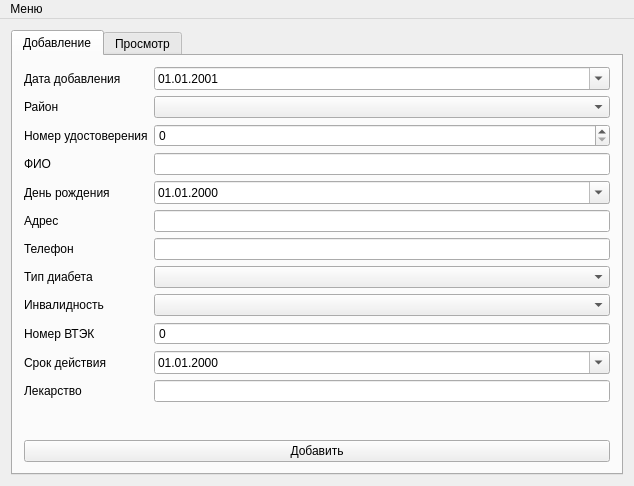
<?xml version="1.0" encoding="UTF-8"?>
<ui version="4.0">
 <class>MainWindow</class>
 <widget class="QMainWindow" name="MainWindow">
  <property name="geometry">
   <rect>
    <x>0</x>
    <y>0</y>
    <width>634</width>
    <height>486</height>
   </rect>
  </property>
  <property name="windowTitle">
   <string>MainWindow</string>
  </property>
  <widget class="QWidget" name="centralWidget">
   <layout class="QGridLayout" name="gridLayout">
    <item row="2" column="0">
     <widget class="QTabWidget" name="tabWidget">
      <property name="currentIndex">
       <number>0</number>
      </property>
      <widget class="QWidget" name="tab">
       <attribute name="title">
        <string>Добавление</string>
       </attribute>
       <layout class="QGridLayout" name="gridLayout_4">
        <item row="1" column="0">
         <widget class="QPushButton" name="addButton">
          <property name="text">
           <string>Добавить</string>
          </property>
         </widget>
        </item>
        <item row="0" column="0">
         <layout class="QFormLayout" name="formLayout_2">
          <property name="fieldGrowthPolicy">
           <enum>QFormLayout::AllNonFixedFieldsGrow</enum>
          </property>
          <item row="0" column="0">
           <widget class="QLabel" name="labelDateAdd">
            <property name="text">
             <string>Дата добавления</string>
            </property>
           </widget>
          </item>
          <item row="0" column="1">
           <widget class="QDateEdit" name="dateAdd">
            <property name="date">
             <date>
              <year>2001</year>
              <month>1</month>
              <day>1</day>
             </date>
            </property>
            <property name="displayFormat">
             <string>dd.MM.yyyy</string>
            </property>
            <property name="calendarPopup">
             <bool>true</bool>
            </property>
           </widget>
          </item>
          <item row="1" column="0">
           <widget class="QLabel" name="labelDistrict">
            <property name="text">
             <string>Район</string>
            </property>
           </widget>
          </item>
          <item row="1" column="1">
           <widget class="QComboBox" name="district"/>
          </item>
          <item row="2" column="0">
           <widget class="QLabel" name="labelIdNumber">
            <property name="text">
             <string>Номер удостоверения</string>
            </property>
           </widget>
          </item>
          <item row="2" column="1">
           <widget class="QSpinBox" name="idNumber"/>
          </item>
          <item row="3" column="0">
           <widget class="QLabel" name="labelName">
            <property name="text">
             <string>ФИО</string>
            </property>
           </widget>
          </item>
          <item row="3" column="1">
           <widget class="QLineEdit" name="name"/>
          </item>
          <item row="4" column="0">
           <widget class="QLabel" name="labelBirthDate">
            <property name="text">
             <string>День рождения</string>
            </property>
           </widget>
          </item>
          <item row="4" column="1">
           <widget class="QDateEdit" name="birthDate">
            <property name="buttonSymbols">
             <enum>QAbstractSpinBox::UpDownArrows</enum>
            </property>
            <property name="displayFormat">
             <string>dd.MM.yyyy</string>
            </property>
            <property name="calendarPopup">
             <bool>true</bool>
            </property>
           </widget>
          </item>
          <item row="5" column="0">
           <widget class="QLabel" name="labelAddress">
            <property name="text">
             <string>Адрес</string>
            </property>
           </widget>
          </item>
          <item row="5" column="1">
           <widget class="QLineEdit" name="address"/>
          </item>
          <item row="6" column="0">
           <widget class="QLabel" name="labelPhoneNumber">
            <property name="text">
             <string>Телефон</string>
            </property>
           </widget>
          </item>
          <item row="6" column="1">
           <widget class="QLineEdit" name="phoneNumber"/>
          </item>
          <item row="7" column="0">
           <widget class="QLabel" name="labelDiabetesType">
            <property name="text">
             <string>Тип диабета</string>
            </property>
           </widget>
          </item>
          <item row="7" column="1">
           <widget class="QComboBox" name="diabetesType">
            <property name="modelColumn">
             <number>1</number>
            </property>
           </widget>
          </item>
          <item row="8" column="0">
           <widget class="QLabel" name="labelDisabilityType">
            <property name="text">
             <string>Инвалидность</string>
            </property>
           </widget>
          </item>
          <item row="8" column="1">
           <widget class="QComboBox" name="disabilityType">
            <property name="modelColumn">
             <number>1</number>
            </property>
           </widget>
          </item>
          <item row="9" column="0">
           <widget class="QLabel" name="labelVTEKNumber">
            <property name="text">
             <string>Номер ВТЭК</string>
            </property>
           </widget>
          </item>
          <item row="9" column="1">
           <widget class="QSpinBox" name="vtekNumber">
            <property name="buttonSymbols">
             <enum>QAbstractSpinBox::NoButtons</enum>
            </property>
            <property name="maximum">
             <number>1000000000</number>
            </property>
           </widget>
          </item>
          <item row="10" column="0">
           <widget class="QLabel" name="label">
            <property name="text">
             <string>Срок действия</string>
            </property>
           </widget>
          </item>
          <item row="10" column="1">
           <widget class="QDateEdit" name="validity">
            <property name="buttonSymbols">
             <enum>QAbstractSpinBox::UpDownArrows</enum>
            </property>
            <property name="displayFormat">
             <string>dd.MM.yyyy</string>
            </property>
            <property name="calendarPopup">
             <bool>true</bool>
            </property>
           </widget>
          </item>
          <item row="11" column="0">
           <widget class="QLabel" name="labelMedicine">
            <property name="text">
             <string>Лекарство</string>
            </property>
           </widget>
          </item>
          <item row="11" column="1">
           <widget class="QLineEdit" name="medicine"/>
          </item>
         </layout>
        </item>
       </layout>
      </widget>
      <widget class="QWidget" name="SearchTab">
       <property name="sizePolicy">
        <sizepolicy hsizetype="Preferred" vsizetype="Preferred">
         <horstretch>0</horstretch>
         <verstretch>0</verstretch>
        </sizepolicy>
       </property>
       <attribute name="title">
        <string>Просмотр</string>
       </attribute>
       <layout class="QGridLayout" name="gridLayout_3">
        <item row="0" column="0">
         <widget class="QScrollArea" name="scrollArea">
          <property name="maximumSize">
           <size>
            <width>16777215</width>
            <height>172</height>
           </size>
          </property>
          <property name="frameShape">
           <enum>QFrame::Box</enum>
          </property>
          <property name="widgetResizable">
           <bool>true</bool>
          </property>
          <property name="alignment">
           <set>Qt::AlignCenter</set>
          </property>
          <widget class="QWidget" name="scrollAreaWidgetContents">
           <property name="geometry">
            <rect>
             <x>0</x>
             <y>0</y>
             <width>577</width>
             <height>396</height>
            </rect>
           </property>
           <layout class="QGridLayout" name="gridLayout_2">
            <item row="0" column="0">
             <layout class="QFormLayout" name="formLayout">
              <property name="fieldGrowthPolicy">
               <enum>QFormLayout::AllNonFixedFieldsGrow</enum>
              </property>
              <item row="0" column="0">
               <widget class="QLabel" name="labelDateAdd_2">
                <property name="text">
                 <string>Дата добавления</string>
                </property>
               </widget>
              </item>
              <item row="0" column="1">
               <layout class="QHBoxLayout" name="horizontalLayout">
                <item>
                 <widget class="QDateEdit" name="dateAddS0">
                  <property name="date">
                   <date>
                    <year>2001</year>
                    <month>1</month>
                    <day>1</day>
                   </date>
                  </property>
                  <property name="displayFormat">
                   <string>dd.MM.yyyy</string>
                  </property>
                  <property name="calendarPopup">
                   <bool>true</bool>
                  </property>
                 </widget>
                </item>
                <item>
                 <widget class="QLabel" name="label_2">
                  <property name="maximumSize">
                   <size>
                    <width>20</width>
                    <height>16777215</height>
                   </size>
                  </property>
                  <property name="text">
                   <string>—</string>
                  </property>
                  <property name="alignment">
                   <set>Qt::AlignCenter</set>
                  </property>
                 </widget>
                </item>
                <item>
                 <widget class="QDateEdit" name="dateAddS1">
                  <property name="date">
                   <date>
                    <year>2001</year>
                    <month>1</month>
                    <day>1</day>
                   </date>
                  </property>
                  <property name="displayFormat">
                   <string>dd.MM.yyyy</string>
                  </property>
                  <property name="calendarPopup">
                   <bool>true</bool>
                  </property>
                 </widget>
                </item>
               </layout>
              </item>
              <item row="1" column="0">
               <widget class="QLabel" name="labelDistrict_2">
                <property name="text">
                 <string>Район</string>
                </property>
               </widget>
              </item>
              <item row="1" column="1">
               <widget class="QComboBox" name="districtS">
                <property name="editable">
                 <bool>false</bool>
                </property>
               </widget>
              </item>
              <item row="2" column="0">
               <widget class="QLabel" name="labelIdNumber_2">
                <property name="text">
                 <string>Номер удостоверения</string>
                </property>
               </widget>
              </item>
              <item row="2" column="1">
               <layout class="QHBoxLayout" name="horizontalLayout_2">
                <item>
                 <widget class="QSpinBox" name="idNumberS0">
                  <property name="buttonSymbols">
                   <enum>QAbstractSpinBox::NoButtons</enum>
                  </property>
                  <property name="maximum">
                   <number>1000000000</number>
                  </property>
                 </widget>
                </item>
                <item>
                 <widget class="QLabel" name="label_3">
                  <property name="maximumSize">
                   <size>
                    <width>20</width>
                    <height>16777215</height>
                   </size>
                  </property>
                  <property name="text">
                   <string>—</string>
                  </property>
                  <property name="alignment">
                   <set>Qt::AlignCenter</set>
                  </property>
                 </widget>
                </item>
                <item>
                 <widget class="QSpinBox" name="idNumberS1">
                  <property name="buttonSymbols">
                   <enum>QAbstractSpinBox::NoButtons</enum>
                  </property>
                  <property name="maximum">
                   <number>1000000000</number>
                  </property>
                  <property name="value">
                   <number>10000000</number>
                  </property>
                 </widget>
                </item>
               </layout>
              </item>
              <item row="3" column="0">
               <widget class="QLabel" name="labelName_2">
                <property name="text">
                 <string>ФИО</string>
                </property>
               </widget>
              </item>
              <item row="3" column="1">
               <widget class="QLineEdit" name="nameS"/>
              </item>
              <item row="4" column="0">
               <widget class="QLabel" name="labelBirthDate_2">
                <property name="text">
                 <string>День рождения</string>
                </property>
               </widget>
              </item>
              <item row="4" column="1">
               <layout class="QHBoxLayout" name="horizontalLayout_3">
                <item>
                 <widget class="QDateEdit" name="birthDateS0">
                  <property name="displayFormat">
                   <string>dd.MM.yyyy</string>
                  </property>
                  <property name="calendarPopup">
                   <bool>true</bool>
                  </property>
                 </widget>
                </item>
                <item>
                 <widget class="QLabel" name="label_4">
                  <property name="maximumSize">
                   <size>
                    <width>20</width>
                    <height>16777215</height>
                   </size>
                  </property>
                  <property name="text">
                   <string>—</string>
                  </property>
                  <property name="alignment">
                   <set>Qt::AlignCenter</set>
                  </property>
                 </widget>
                </item>
                <item>
                 <widget class="QDateEdit" name="birthDateS1">
                  <property name="displayFormat">
                   <string>dd.MM.yyyy</string>
                  </property>
                  <property name="calendarPopup">
                   <bool>true</bool>
                  </property>
                 </widget>
                </item>
               </layout>
              </item>
              <item row="5" column="0">
               <widget class="QLabel" name="labelAddress_2">
                <property name="text">
                 <string>Адрес</string>
                </property>
               </widget>
              </item>
              <item row="5" column="1">
               <widget class="QLineEdit" name="addressS"/>
              </item>
              <item row="6" column="0">
               <widget class="QLabel" name="labelPhoneNumber_2">
                <property name="text">
                 <string>Телефон</string>
                </property>
               </widget>
              </item>
              <item row="6" column="1">
               <widget class="QLineEdit" name="phoneNumberS"/>
              </item>
              <item row="7" column="0">
               <widget class="QLabel" name="labelDiabetesType_2">
                <property name="text">
                 <string>Тип диабета</string>
                </property>
               </widget>
              </item>
              <item row="7" column="1">
               <widget class="QComboBox" name="diabetesTypeS"/>
              </item>
              <item row="8" column="0">
               <widget class="QLabel" name="labelDisabilityType_2">
                <property name="text">
                 <string>Инвалидность</string>
                </property>
               </widget>
              </item>
              <item row="8" column="1">
               <widget class="QComboBox" name="disabilityTypeS"/>
              </item>
              <item row="9" column="0">
               <widget class="QLabel" name="labelVTEKNumber_2">
                <property name="text">
                 <string>Номер ВТЭК</string>
                </property>
               </widget>
              </item>
              <item row="9" column="1">
               <layout class="QHBoxLayout" name="horizontalLayout_4">
                <item>
                 <widget class="QSpinBox" name="vtekNumberS0">
                  <property name="buttonSymbols">
                   <enum>QAbstractSpinBox::NoButtons</enum>
                  </property>
                  <property name="maximum">
                   <number>1000000000</number>
                  </property>
                 </widget>
                </item>
                <item>
                 <widget class="QLabel" name="label_5">
                  <property name="maximumSize">
                   <size>
                    <width>20</width>
                    <height>16777215</height>
                   </size>
                  </property>
                  <property name="text">
                   <string>—</string>
                  </property>
                  <property name="alignment">
                   <set>Qt::AlignCenter</set>
                  </property>
                 </widget>
                </item>
                <item>
                 <widget class="QSpinBox" name="vtekNumberS1">
                  <property name="buttonSymbols">
                   <enum>QAbstractSpinBox::NoButtons</enum>
                  </property>
                  <property name="maximum">
                   <number>1000000000</number>
                  </property>
                  <property name="value">
                   <number>10000000</number>
                  </property>
                 </widget>
                </item>
               </layout>
              </item>
              <item row="10" column="0">
               <widget class="QLabel" name="label_6">
                <property name="text">
                 <string>Срок действия</string>
                </property>
               </widget>
              </item>
              <item row="10" column="1">
               <layout class="QHBoxLayout" name="horizontalLayout_5">
                <item>
                 <widget class="QDateEdit" name="validityS0">
                  <property name="buttonSymbols">
                   <enum>QAbstractSpinBox::NoButtons</enum>
                  </property>
                 </widget>
                </item>
                <item>
                 <widget class="QLabel" name="label_7">
                  <property name="maximumSize">
                   <size>
                    <width>20</width>
                    <height>16777215</height>
                   </size>
                  </property>
                  <property name="text">
                   <string>—</string>
                  </property>
                  <property name="alignment">
                   <set>Qt::AlignCenter</set>
                  </property>
                 </widget>
                </item>
                <item>
                 <widget class="QDateEdit" name="validityS1">
                  <property name="buttonSymbols">
                   <enum>QAbstractSpinBox::NoButtons</enum>
                  </property>
                 </widget>
                </item>
               </layout>
              </item>
              <item row="11" column="0">
               <widget class="QLabel" name="labelMedicine_2">
                <property name="text">
                 <string>Лекарство</string>
                </property>
               </widget>
              </item>
              <item row="11" column="1">
               <widget class="QLineEdit" name="medicineS"/>
              </item>
             </layout>
            </item>
           </layout>
          </widget>
         </widget>
        </item>
        <item row="2" column="0">
         <widget class="QFrame" name="frame">
          <property name="minimumSize">
           <size>
            <width>0</width>
            <height>27</height>
           </size>
          </property>
          <property name="frameShape">
           <enum>QFrame::NoFrame</enum>
          </property>
          <property name="frameShadow">
           <enum>QFrame::Raised</enum>
          </property>
          <widget class="QWidget" name="horizontalLayoutWidget">
           <property name="geometry">
            <rect>
             <x>0</x>
             <y>0</y>
             <width>591</width>
             <height>28</height>
            </rect>
           </property>
           <layout class="QHBoxLayout" name="horizontalLayout_7">
            <item>
             <widget class="QPushButton" name="searchButton">
              <property name="text">
               <string>Поиск</string>
              </property>
             </widget>
            </item>
            <item>
             <widget class="QPushButton" name="showAll">
              <property name="text">
               <string>Показать все</string>
              </property>
             </widget>
            </item>
            <item>
             <widget class="QPushButton" name="exportButton">
              <property name="enabled">
               <bool>false</bool>
              </property>
              <property name="text">
               <string>Excel</string>
              </property>
              <property name="flat">
               <bool>false</bool>
              </property>
             </widget>
            </item>
            <item>
             <widget class="QPushButton" name="saveButton">
              <property name="text">
               <string>Сохранить</string>
              </property>
             </widget>
            </item>
           </layout>
          </widget>
         </widget>
        </item>
        <item row="1" column="0">
         <widget class="QTableView" name="clientTable">
          <property name="sortingEnabled">
           <bool>true</bool>
          </property>
         </widget>
        </item>
       </layout>
      </widget>
     </widget>
    </item>
   </layout>
  </widget>
  <widget class="QMenuBar" name="menuBar">
   <property name="geometry">
    <rect>
     <x>0</x>
     <y>0</y>
     <width>634</width>
     <height>23</height>
    </rect>
   </property>
   <widget class="QMenu" name="menu">
    <property name="title">
     <string>Меню</string>
    </property>
    <widget class="QMenu" name="district_menu">
     <property name="title">
      <string>Районы</string>
     </property>
     <addaction name="add_district"/>
     <addaction name="edit_district"/>
    </widget>
    <widget class="QMenu" name="diabetesType_menu">
     <property name="title">
      <string>Типы диабета</string>
     </property>
     <addaction name="add_diabetesType"/>
     <addaction name="edit_diabetesType"/>
    </widget>
    <widget class="QMenu" name="disabilityType_menu">
     <property name="title">
      <string>Типы инвалидности</string>
     </property>
     <addaction name="add_disabilityType"/>
     <addaction name="edit_disabilityType"/>
    </widget>
    <addaction name="district_menu"/>
    <addaction name="diabetesType_menu"/>
    <addaction name="disabilityType_menu"/>
   </widget>
   <addaction name="menu"/>
  </widget>
  <action name="add_district">
   <property name="text">
    <string>Добавить...</string>
   </property>
  </action>
  <action name="edit_district">
   <property name="text">
    <string>Изменить/Удалить...</string>
   </property>
  </action>
  <action name="add_diabetesType">
   <property name="text">
    <string>Добавить...</string>
   </property>
  </action>
  <action name="edit_diabetesType">
   <property name="text">
    <string>Изменить/Удалить...</string>
   </property>
  </action>
  <action name="add_disabilityType">
   <property name="text">
    <string>Добавить...</string>
   </property>
  </action>
  <action name="edit_disabilityType">
   <property name="text">
    <string>Изменить/Удалить...</string>
   </property>
  </action>
 </widget>
 <layoutdefault spacing="6" margin="11"/>
 <resources/>
 <connections/>
</ui>
